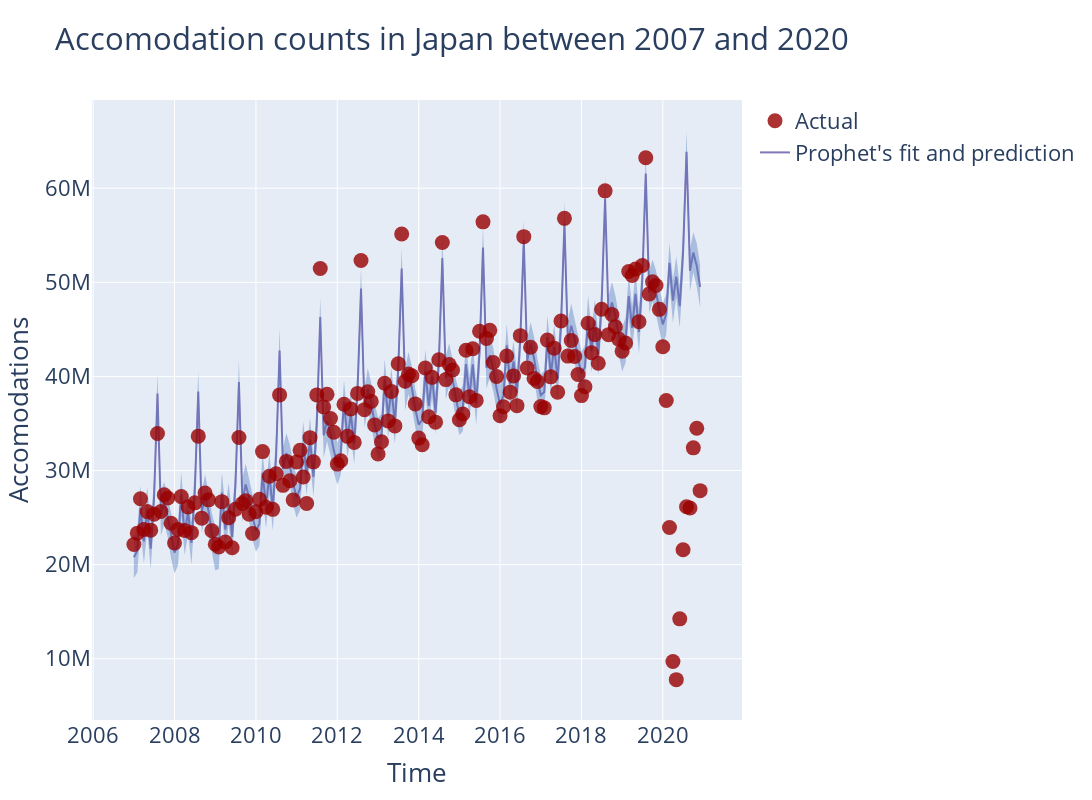

Notebook cell for this chart:
### Code cell
fig_1 = plot_prophet(prophet_japan, prediction, "Accomodation counts in Japan between 2007 and 2020")
fig_1.show()

### Figure 1 — Plotly figure (JSON) as saved in the notebook; plotly's stock layout.template omitted (floating-point values rounded to 4 significant figures; data arrays with more than 128 entries replaced by an {"elided": "..."} marker saying what was removed)
{"data": [{"marker": {"color": "rgb(129, 119, 185, 1)"}, "name": "Prophet's fit and prediction", "type": "scatter", "x": {"elided": "168 str values"}, "y": {"elided": "168 float values"}}, {"line": {"width": 0}, "marker": {"color": "#444"}, "mode": "lines", "showlegend": false, "type": "scatter", "x": {"elided": "168 str values"}, "y": {"elided": "168 float values"}}, {"fill": "tonexty", "fillcolor": "rgba(78, 119, 185, 0.4)", "line": {"width": 0}, "marker": {"color": "#444"}, "mode": "lines", "showlegend": false, "type": "scatter", "x": {"elided": "168 str values"}, "y": {"elided": "168 float values"}}, {"marker": {"color": "rgba(152, 0, 0, .8)", "size": 15}, "mode": "markers", "name": "Actual", "type": "scatter", "x": {"elided": "168 str values"}, "y": {"elided": "168 int values"}}], "layout": {"font": {"size": 22}, "height": 800, "title": {"text": "Accomodation counts in Japan between 2007 and 2020"}, "width": 1600, "xaxis": {"anchor": "y", "domain": [0, 1], "title": {"text": "Time"}}, "yaxis": {"anchor": "x", "domain": [0, 1], "title": {"text": "Accomodations"}}}}
